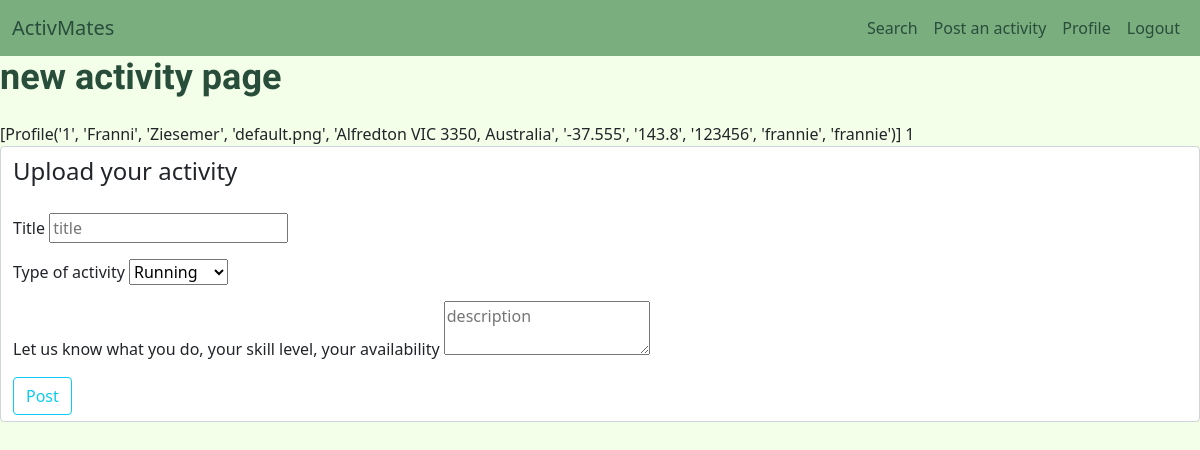
Screenshot of /new-activity (signed in) with the database file from the repository.
### activmatesApp/models.py (models this page shows, shortened)
class Profile(db.Model):
    __tablename__ = 'profiles'
    id = db.Column(db.Integer, primary_key=True)
    first_name = db.Column(db.String(30), nullable=False)
    last_name = db.Column(db.String(30), nullable=False)
    image_file = db.Column(db.String(20), nullable=False,
                           default='default.png')
    street_address = db.Column(db.String(60), nullable=False)
    lat = db.Column(db.Integer, nullable=False)
    lng = db.Column(db.Integer, nullable=False)
    phone_number = db.Column(db.Integer, nullable=False)
    twitter = db.Column(db.String(20), nullable=False)
    facebook = db.Column(db.String(20), nullable=False)
    user_id = db.Column(db.Integer, db.ForeignKey('users.id'), nullable=False)
    activity = db.relationship('Activity', backref='profile', lazy=True)
    def __repr__(self):
        return f"Profile('{self.user_id}', '{self.first_name}', '{self.last_name}', '{self.image_file}', '{self.street_address}', '{self.lat}', '{self.lng}', '{self.phone_number}', '{self.twitter}', '{self.facebook}')"

class User(db.Model, UserMixin):
    __tablename__ = 'users'
    id = db.Column(db.Integer, primary_key=True)
    username = db.Column(db.String(20), unique=True, nullable=False)
    email = db.Column(db.String(120), unique=True, nullable=False)
    password = db.Column(db.String(60), nullable=False)
    type = db.Column(db.Enum(UserTypes), nullable=False, default=UserTypes.Regular)
    image_file = db.Column(db.String(20), nullable=False,
                           default='default.png')
    created_at = db.Column(db.DateTime, nullable=False,
                           default=datetime.utcnow)
    profile = db.relationship('Profile', backref='user', lazy=True)

### activmatesApp/routes.py (the view, shortened to what this page needs)
@app.route('/new-activity', methods=['GET', 'POST'])
@login_required
def new_activity():
    profile=current_user.profile
    for item in profile:
        profile_id = item.id
    newActivityForm = CreateActivityForm()
    return render_template('new-activity.html',
                            title='New Activity',
                            newActivityForm=newActivityForm,
                            profile=profile)

### activmatesApp/forms.py
class CreateActivityForm(FlaskForm):
    title = StringField(u'Title',
                            validators=[
                                DataRequired()
                            ])
    type = SelectField(u'Type of activity',
                                choices=[
                                    ('run', 'Running'),
                                    ('ping_pong', 'Ping Pong'),
                                    ('walk', 'Walking')
                                    ],
                                validators=[
                                    DataRequired()
                                    ])
    description = TextAreaField(u'Let us know what you do, your skill level, your availability',
                                    validators=[
                                        DataRequired()
                                        ])
    submit = SubmitField('Post')

### activmatesApp/models.py (called while the page is built)
@login_manager.user_loader
def load_user(user_id):
    return User.query.get(int(user_id))

### activmatesApp/templates/new-activity.html (shortened to what this page needs)
{% extends 'layout.html' %}
{% block body %}
<h1>new activity page</h1>
<div class="row">
	<div class="col mt-3">
		{{ profile }}
      {{ current_user.id }}
		<form action="" method="POST">
			<fieldset class="form-control d-grid gap-3">
					<legend>
							Upload your activity
					</legend>
          <div class="form-group activity-title">
            {{ newActivityForm.title.label() }}
							{% if newActivityForm.title.errors %}
							{{ newActivityForm.title(class="form-control-label is-invalid", placeholder="title") }}
							<div class="invalid-feedback">
								{% for error in newActivityForm.title.errors %}
								<span>{{ error }}</span>
								{% endfor %}
							</div>
							{% else %}
							{{ newActivityForm.title(class="form-control-label", placeholder="title") }}
							{% endif %}
					</div>
					<div class="form-group activity-type">
            {{ newActivityForm.type.label() }}
							{% if newActivityForm.type.errors %}
							{{ newActivityForm.type(class="form-control-label is-invalid", placeholder="Type") }}
							<div class="invalid-feedback">
								{% for error in newActivityForm.type.errors %}
								<span>{{ error }}</span>
								{% endfor %}
							</div>
							{% else %}
							{{ newActivityForm.type(class="form-control-label", placeholder="Type") }}
							{% endif %}
					</div>
					<div class="form-group description">
            {{ newActivityForm.description.label() }}
							{% if newActivityForm.description.errors %}
							{{ newActivityForm.description(class="form-control-label is-invalid", placeholder="description") }}
							<div class="invalid-feedback">
									{% for error in newActivityForm.description.errors %}
									<span>{{ error }}</span>
									{% endfor %}
							</div>
							{% else %}
							{{ newActivityForm.description(class="form-control-label", placeholder="description") }}
							{% endif %}
					</div>
					<div class="form-group">
							{{ newActivityForm.submit(class="btn btn-outline-info")}}
					</div>
			</fieldset>
		</form>
  </div>
</div>
{% endblock %}

### activmatesApp/static/css/main.css (style rules this page uses)
body { background-color: #f3ffe8; }
#navbar a, h1, h2, h3, h4, h5 { color: #284d3b; }
h1, h2, h3, h4, h5, button { font-family: 'Titillium Web', sans-serif; line-height: 42px; }
h1 { font-size: 36px; font-weight: 700; }

### rows the page displays
Profile: user+first_name+last_name "[Profile('1', 'Franni', 'Ziesemer', 'default.png', 'Alfredton VIC 3350, Australia', '-37.555', '143.8', '123456', 'frannie', 'frannie')]"
User: id "1"

### other values shown
{{ newActivityForm.title.label() }} "Title"
{{ newActivityForm.type.label() }} "Type of activity"
{{ newActivityForm.description.label() }} "Let us know what you do, your skill level, your availability"
